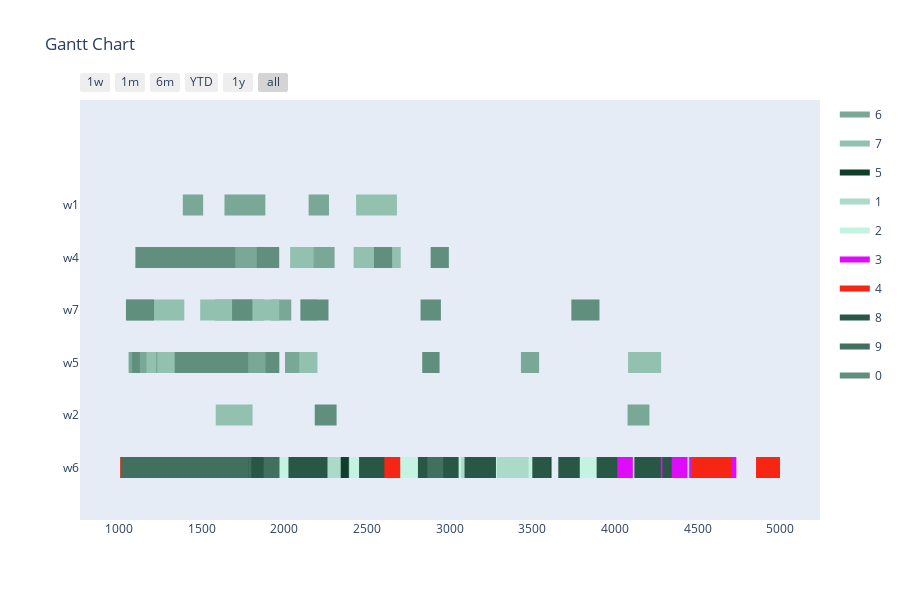

Here is the notebook cell this chart was saved with:
### Markdown cell above
Config 1 - Test with One Point Crossover

### Code cell
optimizer = BaseGA(env)
optimizer.set_minimize()
# optional (in this case, all options given are the default option, if the configuration step is skipped)
optimizer.configure('tardiness', 'onepointcrossover', 'roulettewheel', 'randomize')
# choose an input generator (optional) -> decides how the data gets converted into the optimizer format
# optimizer.set_input_generator('SameLengthAlternativesGenerator')
# all parameters after offspring_amount are optional (in this case -> verbose=True)
result, best_fitness_history, average_fitness_history, best_generation_history, feasible_gen = optimizer.optimize(orders, max_generations, earliest_time_slot, last_time_slot, population_size, offspring_amount, verbose=True)
workstation_assignments = reformat_result(result, orders, env)
visualize(workstation_assignments, best_fitness_history, average_fitness_history, best_generation_history, feasible_gen)

### Figure 1 — Plotly figure (JSON) as saved in the notebook; plotly's stock layout.template omitted (floating-point values rounded to 4 significant figures; data arrays with more than 128 entries replaced by an {"elided": "..."} marker saying what was removed)
{"data": [{"fill": "toself", "fillcolor": "rgb(122, 168, 151)", "hoverinfo": "name", "legendgroup": "rgb(122, 168, 151)", "mode": "none", "name": "6", "type": "scatter", "x": [2148, 2271, 2271, 2148, 2148, 1639, 1886, 1886, 1639, 1639, 1387, 1510, 1510, 1387, 1387, 1623, 1733, 1733, 1623, 1623, 789, 919, 919, 789, 789, 1780, 1910, 1910, 1780, 1780, 1724, 1834, 1834, 1724, 1724, 2175, 2305, 2305, 2175, 2175, 1756, 1879, 1879, 1756, 1756, 378, 528, 528, 378, 378, 1582, 1752, 1752, 1582, 1582, 310, 480, 480, 310, 310, 1920, 2043, 2043, 1920, 1920, 3432, 3542, 3542, 3432, 3432, 949, 1059, 1059, 949, 949, 473, 578, 578, 473, 473, 2005, 2125, 2125, 2005, 2005, 4077, 4209, 4209, 4077], "y": [4.8, 4.8, 5.2, 5.2, null, 4.8, 4.8, 5.2, 5.2, null, 4.8, 4.8, 5.2, 5.2, null, 3.8, 3.8, 4.2, 4.2, null, 3.8, 3.8, 4.2, 4.2, null, 3.8, 3.8, 4.2, 4.2, null, 3.8, 3.8, 4.2, 4.2, null, 3.8, 3.8, 4.2, 4.2, null, 2.8, 2.8, 3.2, 3.2, null, 2.8, 2.8, 3.2, 3.2, null, 2.8, 2.8, 3.2, 3.2, null, 2.8, 2.8, 3.2, 3.2, null, 2.8, 2.8, 3.2, 3.2, null, 1.8, 1.8, 2.2, 2.2, null, 1.8, 1.8, 2.2, 2.2, null, 1.8, 1.8, 2.2, 2.2, null, 1.8, 1.8, 2.2, 2.2, null, 0.8, 0.8, 1.2, 1.2]}, {"fill": "toself", "fillcolor": "rgb(147, 193, 176)", "hoverinfo": "name", "legendgroup": "rgb(147, 193, 176)", "mode": "none", "name": "7", "type": "scatter", "x": [431, 678, 678, 431, 431, 2435, 2682, 2682, 2435, 2435, 633, 756, 756, 633, 633, 2036, 2176, 2176, 2036, 2036, 387, 497, 497, 387, 387, 758, 878, 878, 758, 758, 569, 679, 679, 569, 569, 2595, 2705, 2705, 2595, 2595, 2420, 2550, 2550, 2420, 2420, 2103, 2199, 2199, 2103, 2103, 876, 1046, 1046, 876, 876, 1396, 1492, 1492, 1396, 1396, 1259, 1459, 1459, 1259, 1259, 1167, 1367, 1367, 1167, 1167, 1663, 1768, 1768, 1663, 1663, 2091, 2201, 2201, 2091, 2091, 4080, 4280, 4280, 4080, 4080, 1586, 1809, 1809, 1586], "y": [4.8, 4.8, 5.2, 5.2, null, 4.8, 4.8, 5.2, 5.2, null, 4.8, 4.8, 5.2, 5.2, null, 3.8, 3.8, 4.2, 4.2, null, 3.8, 3.8, 4.2, 4.2, null, 3.8, 3.8, 4.2, 4.2, null, 3.8, 3.8, 4.2, 4.2, null, 3.8, 3.8, 4.2, 4.2, null, 3.8, 3.8, 4.2, 4.2, null, 2.8, 2.8, 3.2, 3.2, null, 2.8, 2.8, 3.2, 3.2, null, 2.8, 2.8, 3.2, 3.2, null, 1.8, 1.8, 2.2, 2.2, null, 1.8, 1.8, 2.2, 2.2, null, 1.8, 1.8, 2.2, 2.2, null, 1.8, 1.8, 2.2, 2.2, null, 1.8, 1.8, 2.2, 2.2, null, 0.8, 0.8, 1.2, 1.2]}, {"fill": "toself", "fillcolor": "rgb(16, 62, 45)", "hoverinfo": "name", "legendgroup": "rgb(16, 62, 45)", "mode": "none", "name": "5", "type": "scatter", "x": [1899, 2022, 2022, 1899, 1899, 529, 626, 626, 529, 529, 1713, 1800, 1800, 1713, 1713, 1243, 1368, 1368, 1243, 1243, 889, 1009, 1009, 889, 889, 2021, 2171, 2171, 2021, 2021, 1617, 1747, 1747, 1617, 1617, 1684, 1874, 1874, 1684, 1684, 2246, 2302, 2302, 2246, 2246, 868, 1053, 1053, 868, 868, 2529, 2689, 2689, 2529, 2529, 1111, 1167, 1167, 1111, 1111, 1938, 2068, 2068, 1938, 1938, 1825, 1945, 1945, 1825, 1825, 1610, 1770, 1770, 1610, 1610, 1128, 1313, 1313, 1128, 1128, 1477, 1573, 1573, 1477, 1477, 3999, 4055, 4055, 3999, 3999, 2294, 2444, 2444, 2294, 2294, 2242, 2392, 2392, 2242, 2242, 3432, 3617, 3617, 3432, 3432, 721, 841, 841, 721, 721, 1178, 1308, 1308, 1178], "y": [-0.2, -0.2, 0.2, 0.2, null, -0.2, -0.2, 0.2, 0.2, null, -0.2, -0.2, 0.2, 0.2, null, -0.2, -0.2, 0.2, 0.2, null, -0.2, -0.2, 0.2, 0.2, null, -0.2, -0.2, 0.2, 0.2, null, -0.2, -0.2, 0.2, 0.2, null, -0.2, -0.2, 0.2, 0.2, null, -0.2, -0.2, 0.2, 0.2, null, -0.2, -0.2, 0.2, 0.2, null, -0.2, -0.2, 0.2, 0.2, null, -0.2, -0.2, 0.2, 0.2, null, -0.2, -0.2, 0.2, 0.2, null, -0.2, -0.2, 0.2, 0.2, null, -0.2, -0.2, 0.2, 0.2, null, -0.2, -0.2, 0.2, 0.2, null, -0.2, -0.2, 0.2, 0.2, null, -0.2, -0.2, 0.2, 0.2, null, -0.2, -0.2, 0.2, 0.2, null, -0.2, -0.2, 0.2, 0.2, null, -0.2, -0.2, 0.2, 0.2, null, -0.2, -0.2, 0.2, 0.2, null, -0.2, -0.2, 0.2, 0.2]}, {"fill": "toself", "fillcolor": "rgb(172, 218, 201)", "hoverinfo": "name", "legendgroup": "rgb(172, 218, 201)", "mode": "none", "name": "1", "type": "scatter", "x": [1496, 1626, 1626, 1496, 1496, 2391, 2506, 2506, 2391, 2391, 613, 823, 823, 613, 613, 2871, 3111, 3111, 2871, 2871, 827, 1007, 1007, 827, 827, 1282, 1402, 1402, 1282, 1282, 214, 306, 306, 214, 214, 2631, 2785, 2785, 2631, 2631, 4361, 4491, 4491, 4361, 4361, 3242, 3372, 3372, 3242, 3242, 3340, 3550, 3550, 3340, 3340, 2219, 2342, 2342, 2219, 2219, 2423, 2523, 2523, 2423, 2423, 225, 370, 370, 225, 225, 4316, 4496, 4496, 4316, 4316, 2009, 2219, 2219, 2009, 2009, 3027, 3147, 3147, 3027, 3027, 2053, 2158, 2158, 2053, 2053, 3265, 3357, 3357, 3265, 3265, 1465, 1553, 1553, 1465, 1465, 900, 1054, 1054, 900, 900, 2099, 2212, 2212, 2099, 2099, 930, 1022, 1022, 930], "y": [-0.2, -0.2, 0.2, 0.2, null, -0.2, -0.2, 0.2, 0.2, null, -0.2, -0.2, 0.2, 0.2, null, -0.2, -0.2, 0.2, 0.2, null, -0.2, -0.2, 0.2, 0.2, null, -0.2, -0.2, 0.2, 0.2, null, -0.2, -0.2, 0.2, 0.2, null, -0.2, -0.2, 0.2, 0.2, null, -0.2, -0.2, 0.2, 0.2, null, -0.2, -0.2, 0.2, 0.2, null, -0.2, -0.2, 0.2, 0.2, null, -0.2, -0.2, 0.2, 0.2, null, -0.2, -0.2, 0.2, 0.2, null, -0.2, -0.2, 0.2, 0.2, null, -0.2, -0.2, 0.2, 0.2, null, -0.2, -0.2, 0.2, 0.2, null, -0.2, -0.2, 0.2, 0.2, null, -0.2, -0.2, 0.2, 0.2, null, -0.2, -0.2, 0.2, 0.2, null, -0.2, -0.2, 0.2, 0.2, null, -0.2, -0.2, 0.2, 0.2, null, -0.2, -0.2, 0.2, 0.2, null, -0.2, -0.2, 0.2, 0.2]}, {"fill": "toself", "fillcolor": "rgb(197, 243, 226)", "hoverinfo": "name", "legendgroup": "rgb(197, 243, 226)", "mode": "none", "name": "2", "type": "scatter", "x": [1571, 1691, 1691, 1571, 1571, 1692, 1812, 1812, 1692, 1692, 1956, 2086, 2086, 1956, 1956, 3715, 3905, 3905, 3715, 3715, 3097, 3287, 3287, 3097, 3097, 2719, 2904, 2904, 2719, 2719, 2933, 3056, 3056, 2933, 2933, 2397, 2527, 2527, 2397, 2397, 1872, 1968, 1968, 1872, 1872, 4067, 4187, 4187, 4067, 4067, 2947, 3070, 3070, 2947, 2947, 2641, 2703, 2703, 2641, 2641, 4053, 4140, 4140, 4053, 4053, 408, 505, 505, 408, 408, 1983, 2108, 2108, 1983, 1983, 925, 987, 987, 925, 925, 1425, 1585, 1585, 1425, 1425, 1363, 1419, 1419, 1363, 1363, 1501, 1621, 1621, 1501, 1501, 3478, 3578, 3578, 3478, 3478, 840, 950, 950, 840, 840, 1045, 1132, 1132, 1045, 1045, 2672, 2787, 2787, 2672], "y": [-0.2, -0.2, 0.2, 0.2, null, -0.2, -0.2, 0.2, 0.2, null, -0.2, -0.2, 0.2, 0.2, null, -0.2, -0.2, 0.2, 0.2, null, -0.2, -0.2, 0.2, 0.2, null, -0.2, -0.2, 0.2, 0.2, null, -0.2, -0.2, 0.2, 0.2, null, -0.2, -0.2, 0.2, 0.2, null, -0.2, -0.2, 0.2, 0.2, null, -0.2, -0.2, 0.2, 0.2, null, -0.2, -0.2, 0.2, 0.2, null, -0.2, -0.2, 0.2, 0.2, null, -0.2, -0.2, 0.2, 0.2, null, -0.2, -0.2, 0.2, 0.2, null, -0.2, -0.2, 0.2, 0.2, null, -0.2, -0.2, 0.2, 0.2, null, -0.2, -0.2, 0.2, 0.2, null, -0.2, -0.2, 0.2, 0.2, null, -0.2, -0.2, 0.2, 0.2, null, -0.2, -0.2, 0.2, 0.2, null, -0.2, -0.2, 0.2, 0.2, null, -0.2, -0.2, 0.2, 0.2, null, -0.2, -0.2, 0.2, 0.2]}, {"fill": "toself", "fillcolor": "rgb(222, 12, 251)", "hoverinfo": "name", "legendgroup": "rgb(222, 12, 251)", "mode": "none", "name": "3", "type": "scatter", "x": [377, 464, 464, 377, 377, 300, 420, 420, 300, 300, 558, 681, 681, 558, 558, 4450, 4570, 4570, 4450, 4450, 1242, 1362, 1362, 1242, 1242, 4319, 4439, 4439, 4319, 4319, 4638, 4735, 4735, 4638, 4638, 565, 695, 695, 565, 565, 239, 389, 389, 239, 239, 512, 609, 609, 512, 512, 4495, 4591, 4591, 4495, 4495, 1258, 1314, 1314, 1258, 1258, 2039, 2159, 2159, 2039, 2039, 259, 379, 379, 259, 259, 1083, 1208, 1208, 1083, 1083, 1049, 1179, 1179, 1049, 1049, 3984, 4109, 4109, 3984, 3984, 939, 1099, 1099, 939, 939, 342, 532, 532, 342, 342, 1248, 1438, 1438, 1248, 1248, 430, 620, 620, 430, 430, 948, 1138, 1138, 948, 948, 4249, 4369, 4369, 4249], "y": [-0.2, -0.2, 0.2, 0.2, null, -0.2, -0.2, 0.2, 0.2, null, -0.2, -0.2, 0.2, 0.2, null, -0.2, -0.2, 0.2, 0.2, null, -0.2, -0.2, 0.2, 0.2, null, -0.2, -0.2, 0.2, 0.2, null, -0.2, -0.2, 0.2, 0.2, null, -0.2, -0.2, 0.2, 0.2, null, -0.2, -0.2, 0.2, 0.2, null, -0.2, -0.2, 0.2, 0.2, null, -0.2, -0.2, 0.2, 0.2, null, -0.2, -0.2, 0.2, 0.2, null, -0.2, -0.2, 0.2, 0.2, null, -0.2, -0.2, 0.2, 0.2, null, -0.2, -0.2, 0.2, 0.2, null, -0.2, -0.2, 0.2, 0.2, null, -0.2, -0.2, 0.2, 0.2, null, -0.2, -0.2, 0.2, 0.2, null, -0.2, -0.2, 0.2, 0.2, null, -0.2, -0.2, 0.2, 0.2, null, -0.2, -0.2, 0.2, 0.2, null, -0.2, -0.2, 0.2, 0.2, null, -0.2, -0.2, 0.2, 0.2]}, {"fill": "toself", "fillcolor": "rgb(247, 37, 20)", "hoverinfo": "name", "legendgroup": "rgb(247, 37, 20)", "mode": "none", "name": "4", "type": "scatter", "x": {"elided": "134 int values"}, "y": {"elided": "134 float values"}}, {"fill": "toself", "fillcolor": "rgb(41, 87, 70)", "hoverinfo": "name", "legendgroup": "rgb(41, 87, 70)", "mode": "none", "name": "8", "type": "scatter", "x": [3890, 4015, 4015, 3890, 3890, 3923, 3985, 3985, 3923, 3923, 2453, 2606, 2606, 2453, 2453, 469, 659, 659, 469, 469, 4118, 4278, 4278, 4118, 4118, 1463, 1583, 1583, 1463, 1463, 3133, 3230, 3230, 3133, 3133, 2072, 2262, 2262, 2072, 2072, 2958, 3055, 3055, 2958, 2958, 1720, 1835, 1835, 1720, 1720, 3658, 3788, 3788, 3658, 3658, 4288, 4344, 4344, 4288, 4288, 3094, 3156, 3156, 3094, 3094, 1854, 1910, 1910, 1854, 1854, 1628, 1818, 1818, 1628, 1628, 2026, 2082, 2082, 2026, 2026, 1449, 1574, 1574, 1449, 1449, 1483, 1636, 1636, 1483, 1483, 804, 989, 989, 804, 804, 3091, 3281, 3281, 3091, 3091, 2809, 2924, 2924, 2809, 2809, 1823, 1943, 1943, 1823, 1823, 3501, 3611, 3611, 3501], "y": [-0.2, -0.2, 0.2, 0.2, null, -0.2, -0.2, 0.2, 0.2, null, -0.2, -0.2, 0.2, 0.2, null, -0.2, -0.2, 0.2, 0.2, null, -0.2, -0.2, 0.2, 0.2, null, -0.2, -0.2, 0.2, 0.2, null, -0.2, -0.2, 0.2, 0.2, null, -0.2, -0.2, 0.2, 0.2, null, -0.2, -0.2, 0.2, 0.2, null, -0.2, -0.2, 0.2, 0.2, null, -0.2, -0.2, 0.2, 0.2, null, -0.2, -0.2, 0.2, 0.2, null, -0.2, -0.2, 0.2, 0.2, null, -0.2, -0.2, 0.2, 0.2, null, -0.2, -0.2, 0.2, 0.2, null, -0.2, -0.2, 0.2, 0.2, null, -0.2, -0.2, 0.2, 0.2, null, -0.2, -0.2, 0.2, 0.2, null, -0.2, -0.2, 0.2, 0.2, null, -0.2, -0.2, 0.2, 0.2, null, -0.2, -0.2, 0.2, 0.2, null, -0.2, -0.2, 0.2, 0.2, null, -0.2, -0.2, 0.2, 0.2]}, {"fill": "toself", "fillcolor": "rgb(66, 112, 95)", "hoverinfo": "name", "legendgroup": "rgb(66, 112, 95)", "mode": "none", "name": "9", "type": "scatter", "x": [787, 1012, 1012, 787, 787, 762, 1012, 1012, 762, 762, 1801, 1937, 1937, 1801, 1801, 2866, 2962, 2962, 2866, 2866, 568, 741, 741, 568, 568, 694, 849, 849, 694, 694, 1781, 1926, 1926, 1781, 1781, 1712, 1876, 1876, 1712, 1712, 1630, 1706, 1706, 1630, 1630, 407, 572, 572, 407, 407, 989, 1085, 1085, 989, 989, 201, 346, 346, 201, 201, 538, 603, 603, 538, 538, 1342, 1487, 1487, 1342, 1342, 1610, 1783, 1783, 1610], "y": [-0.2, -0.2, 0.2, 0.2, null, -0.2, -0.2, 0.2, 0.2, null, -0.2, -0.2, 0.2, 0.2, null, -0.2, -0.2, 0.2, 0.2, null, -0.2, -0.2, 0.2, 0.2, null, -0.2, -0.2, 0.2, 0.2, null, -0.2, -0.2, 0.2, 0.2, null, -0.2, -0.2, 0.2, 0.2, null, -0.2, -0.2, 0.2, 0.2, null, -0.2, -0.2, 0.2, 0.2, null, -0.2, -0.2, 0.2, 0.2, null, -0.2, -0.2, 0.2, 0.2, null, -0.2, -0.2, 0.2, 0.2, null, -0.2, -0.2, 0.2, 0.2, null, -0.2, -0.2, 0.2, 0.2]}, {"fill": "toself", "fillcolor": "rgb(97, 143, 126)", "hoverinfo": "name", "legendgroup": "rgb(97, 143, 126)", "mode": "none", "name": "0", "type": "scatter", "x": [451, 698, 698, 451, 451, 2886, 2996, 2996, 2886, 2886, 970, 1100, 1100, 970, 970, 1704, 1834, 1834, 1704, 1704, 392, 502, 502, 392, 392, 2543, 2653, 2653, 2543, 2543, 1685, 1808, 1808, 1685, 1685, 2098, 2268, 2268, 2098, 2098, 3737, 3907, 3907, 3737, 3737, 2825, 2948, 2948, 2825, 2825, 1043, 1213, 1213, 1043, 1043, 1127, 1232, 1232, 1127, 1127, 1782, 1887, 1887, 1782, 1782, 1228, 1338, 1338, 1228, 1228, 2835, 2940, 2940, 2835, 2835, 960, 1080, 1080, 960, 960, 2185, 2317, 2317, 2185, 2185, 402, 534, 534, 402], "y": [4.8, 4.8, 5.2, 5.2, null, 3.8, 3.8, 4.2, 4.2, null, 3.8, 3.8, 4.2, 4.2, null, 3.8, 3.8, 4.2, 4.2, null, 3.8, 3.8, 4.2, 4.2, null, 3.8, 3.8, 4.2, 4.2, null, 2.8, 2.8, 3.2, 3.2, null, 2.8, 2.8, 3.2, 3.2, null, 2.8, 2.8, 3.2, 3.2, null, 2.8, 2.8, 3.2, 3.2, null, 2.8, 2.8, 3.2, 3.2, null, 1.8, 1.8, 2.2, 2.2, null, 1.8, 1.8, 2.2, 2.2, null, 1.8, 1.8, 2.2, 2.2, null, 1.8, 1.8, 2.2, 2.2, null, 1.8, 1.8, 2.2, 2.2, null, 0.8, 0.8, 1.2, 1.2, null, 0.8, 0.8, 1.2, 1.2]}, {"legendgroup": "rgb(122, 168, 151)", "marker": {"color": "rgb(122, 168, 151)", "opacity": 0, "size": 1}, "mode": "markers", "name": "", "showlegend": false, "text": [null, null, null, null, null, null, null, null, null, null, null, null, null, null, null, null, null, null, null, null, null, null, null, null, null, null, null, null, null, null, null, null, null, null, null, null], "type": "scatter", "x": [2148, 2271, 1639, 1886, 1387, 1510, 1623, 1733, 789, 919, 1780, 1910, 1724, 1834, 2175, 2305, 1756, 1879, 378, 528, 1582, 1752, 310, 480, 1920, 2043, 3432, 3542, 949, 1059, 473, 578, 2005, 2125, 4077, 4209], "y": [5, 5, 5, 5, 5, 5, 4, 4, 4, 4, 4, 4, 4, 4, 4, 4, 3, 3, 3, 3, 3, 3, 3, 3, 3, 3, 2, 2, 2, 2, 2, 2, 2, 2, 1, 1]}, {"legendgroup": "rgb(147, 193, 176)", "marker": {"color": "rgb(147, 193, 176)", "opacity": 0, "size": 1}, "mode": "markers", "name": "", "showlegend": false, "text": [null, null, null, null, null, null, null, null, null, null, null, null, null, null, null, null, null, null, null, null, null, null, null, null, null, null, null, null, null, null, null, null, null, null, null, null], "type": "scatter", "x": [431, 678, 2435, 2682, 633, 756, 2036, 2176, 387, 497, 758, 878, 569, 679, 2595, 2705, 2420, 2550, 2103, 2199, 876, 1046, 1396, 1492, 1259, 1459, 1167, 1367, 1663, 1768, 2091, 2201, 4080, 4280, 1586, 1809], "y": [5, 5, 5, 5, 5, 5, 4, 4, 4, 4, 4, 4, 4, 4, 4, 4, 4, 4, 3, 3, 3, 3, 3, 3, 2, 2, 2, 2, 2, 2, 2, 2, 2, 2, 1, 1]}, {"legendgroup": "rgb(16, 62, 45)", "marker": {"color": "rgb(16, 62, 45)", "opacity": 0, "size": 1}, "mode": "markers", "name": "", "showlegend": false, "text": [null, null, null, null, null, null, null, null, null, null, null, null, null, null, null, null, null, null, null, null, null, null, null, null, null, null, null, null, null, null, null, null, null, null, null, null, null, null, null, null, null, null, null, null, null, null], "type": "scatter", "x": [1899, 2022, 529, 626, 1713, 1800, 1243, 1368, 889, 1009, 2021, 2171, 1617, 1747, 1684, 1874, 2246, 2302, 868, 1053, 2529, 2689, 1111, 1167, 1938, 2068, 1825, 1945, 1610, 1770, 1128, 1313, 1477, 1573, 3999, 4055, 2294, 2444, 2242, 2392, 3432, 3617, 721, 841, 1178, 1308], "y": [0, 0, 0, 0, 0, 0, 0, 0, 0, 0, 0, 0, 0, 0, 0, 0, 0, 0, 0, 0, 0, 0, 0, 0, 0, 0, 0, 0, 0, 0, 0, 0, 0, 0, 0, 0, 0, 0, 0, 0, 0, 0, 0, 0, 0, 0]}, {"legendgroup": "rgb(172, 218, 201)", "marker": {"color": "rgb(172, 218, 201)", "opacity": 0, "size": 1}, "mode": "markers", "name": "", "showlegend": false, "text": [null, null, null, null, null, null, null, null, null, null, null, null, null, null, null, null, null, null, null, null, null, null, null, null, null, null, null, null, null, null, null, null, null, null, null, null, null, null, null, null, null, null, null, null, null, null], "type": "scatter", "x": [1496, 1626, 2391, 2506, 613, 823, 2871, 3111, 827, 1007, 1282, 1402, 214, 306, 2631, 2785, 4361, 4491, 3242, 3372, 3340, 3550, 2219, 2342, 2423, 2523, 225, 370, 4316, 4496, 2009, 2219, 3027, 3147, 2053, 2158, 3265, 3357, 1465, 1553, 900, 1054, 2099, 2212, 930, 1022], "y": [0, 0, 0, 0, 0, 0, 0, 0, 0, 0, 0, 0, 0, 0, 0, 0, 0, 0, 0, 0, 0, 0, 0, 0, 0, 0, 0, 0, 0, 0, 0, 0, 0, 0, 0, 0, 0, 0, 0, 0, 0, 0, 0, 0, 0, 0]}, {"legendgroup": "rgb(197, 243, 226)", "marker": {"color": "rgb(197, 243, 226)", "opacity": 0, "size": 1}, "mode": "markers", "name": "", "showlegend": false, "text": [null, null, null, null, null, null, null, null, null, null, null, null, null, null, null, null, null, null, null, null, null, null, null, null, null, null, null, null, null, null, null, null, null, null, null, null, null, null, null, null, null, null, null, null, null, null], "type": "scatter", "x": [1571, 1691, 1692, 1812, 1956, 2086, 3715, 3905, 3097, 3287, 2719, 2904, 2933, 3056, 2397, 2527, 1872, 1968, 4067, 4187, 2947, 3070, 2641, 2703, 4053, 4140, 408, 505, 1983, 2108, 925, 987, 1425, 1585, 1363, 1419, 1501, 1621, 3478, 3578, 840, 950, 1045, 1132, 2672, 2787], "y": [0, 0, 0, 0, 0, 0, 0, 0, 0, 0, 0, 0, 0, 0, 0, 0, 0, 0, 0, 0, 0, 0, 0, 0, 0, 0, 0, 0, 0, 0, 0, 0, 0, 0, 0, 0, 0, 0, 0, 0, 0, 0, 0, 0, 0, 0]}, {"legendgroup": "rgb(222, 12, 251)", "marker": {"color": "rgb(222, 12, 251)", "opacity": 0, "size": 1}, "mode": "markers", "name": "", "showlegend": false, "text": [null, null, null, null, null, null, null, null, null, null, null, null, null, null, null, null, null, null, null, null, null, null, null, null, null, null, null, null, null, null, null, null, null, null, null, null, null, null, null, null, null, null, null, null, null, null], "type": "scatter", "x": [377, 464, 300, 420, 558, 681, 4450, 4570, 1242, 1362, 4319, 4439, 4638, 4735, 565, 695, 239, 389, 512, 609, 4495, 4591, 1258, 1314, 2039, 2159, 259, 379, 1083, 1208, 1049, 1179, 3984, 4109, 939, 1099, 342, 532, 1248, 1438, 430, 620, 948, 1138, 4249, 4369], "y": [0, 0, 0, 0, 0, 0, 0, 0, 0, 0, 0, 0, 0, 0, 0, 0, 0, 0, 0, 0, 0, 0, 0, 0, 0, 0, 0, 0, 0, 0, 0, 0, 0, 0, 0, 0, 0, 0, 0, 0, 0, 0, 0, 0, 0, 0]}, {"legendgroup": "rgb(247, 37, 20)", "marker": {"color": "rgb(247, 37, 20)", "opacity": 0, "size": 1}, "mode": "markers", "name": "", "showlegend": false, "text": [null, null, null, null, null, null, null, null, null, null, null, null, null, null, null, null, null, null, null, null, null, null, null, null, null, null, null, null, null, null, null, null, null, null, null, null, null, null, null, null, null, null, null, null, null, null, null, null, null, null, null, null, null, null], "type": "scatter", "x": [870, 1015, 1370, 1515, 1324, 1492, 1280, 1400, 1283, 1388, 650, 750, 4467, 4567, 2592, 2702, 2852, 3007, 1675, 1785, 1370, 1465, 781, 959, 532, 697, 565, 690, 742, 830, 4854, 4999, 720, 930, 1372, 1532, 1008, 1186, 1490, 1577, 879, 1057, 4552, 4647, 213, 343, 4596, 4706, 953, 1077, 281, 386, 857, 987], "y": [0, 0, 0, 0, 0, 0, 0, 0, 0, 0, 0, 0, 0, 0, 0, 0, 0, 0, 0, 0, 0, 0, 0, 0, 0, 0, 0, 0, 0, 0, 0, 0, 0, 0, 0, 0, 0, 0, 0, 0, 0, 0, 0, 0, 0, 0, 0, 0, 0, 0, 0, 0, 0, 0]}, {"legendgroup": "rgb(41, 87, 70)", "marker": {"color": "rgb(41, 87, 70)", "opacity": 0, "size": 1}, "mode": "markers", "name": "", "showlegend": false, "text": [null, null, null, null, null, null, null, null, null, null, null, null, null, null, null, null, null, null, null, null, null, null, null, null, null, null, null, null, null, null, null, null, null, null, null, null, null, null, null, null, null, null, null, null, null, null], "type": "scatter", "x": [3890, 4015, 3923, 3985, 2453, 2606, 469, 659, 4118, 4278, 1463, 1583, 3133, 3230, 2072, 2262, 2958, 3055, 1720, 1835, 3658, 3788, 4288, 4344, 3094, 3156, 1854, 1910, 1628, 1818, 2026, 2082, 1449, 1574, 1483, 1636, 804, 989, 3091, 3281, 2809, 2924, 1823, 1943, 3501, 3611], "y": [0, 0, 0, 0, 0, 0, 0, 0, 0, 0, 0, 0, 0, 0, 0, 0, 0, 0, 0, 0, 0, 0, 0, 0, 0, 0, 0, 0, 0, 0, 0, 0, 0, 0, 0, 0, 0, 0, 0, 0, 0, 0, 0, 0, 0, 0]}, {"legendgroup": "rgb(66, 112, 95)", "marker": {"color": "rgb(66, 112, 95)", "opacity": 0, "size": 1}, "mode": "markers", "name": "", "showlegend": false, "text": [null, null, null, null, null, null, null, null, null, null, null, null, null, null, null, null, null, null, null, null, null, null, null, null, null, null, null, null, null, null], "type": "scatter", "x": [787, 1012, 762, 1012, 1801, 1937, 2866, 2962, 568, 741, 694, 849, 1781, 1926, 1712, 1876, 1630, 1706, 407, 572, 989, 1085, 201, 346, 538, 603, 1342, 1487, 1610, 1783], "y": [0, 0, 0, 0, 0, 0, 0, 0, 0, 0, 0, 0, 0, 0, 0, 0, 0, 0, 0, 0, 0, 0, 0, 0, 0, 0, 0, 0, 0, 0]}, {"legendgroup": "rgb(97, 143, 126)", "marker": {"color": "rgb(97, 143, 126)", "opacity": 0, "size": 1}, "mode": "markers", "name": "", "showlegend": false, "text": [null, null, null, null, null, null, null, null, null, null, null, null, null, null, null, null, null, null, null, null, null, null, null, null, null, null, null, null, null, null, null, null, null, null, null, null], "type": "scatter", "x": [451, 698, 2886, 2996, 970, 1100, 1704, 1834, 392, 502, 2543, 2653, 1685, 1808, 2098, 2268, 3737, 3907, 2825, 2948, 1043, 1213, 1127, 1232, 1782, 1887, 1228, 1338, 2835, 2940, 960, 1080, 2185, 2317, 402, 534], "y": [5, 5, 4, 4, 4, 4, 4, 4, 4, 4, 4, 4, 3, 3, 3, 3, 3, 3, 3, 3, 3, 3, 2, 2, 2, 2, 2, 2, 2, 2, 2, 2, 1, 1, 1, 1]}], "layout": {"height": 600, "hovermode": "closest", "showlegend": true, "title": {"text": "Gantt Chart"}, "xaxis": {"rangeselector": {"buttons": [{"count": 7, "label": "1w", "step": "day", "stepmode": "backward"}, {"count": 1, "label": "1m", "step": "month", "stepmode": "backward"}, {"count": 6, "label": "6m", "step": "month", "stepmode": "backward"}, {"count": 1, "label": "YTD", "step": "year", "stepmode": "todate"}, {"count": 1, "label": "1y", "step": "year", "stepmode": "backward"}, {"step": "all"}]}, "showgrid": false, "type": "date", "zeroline": false}, "yaxis": {"autorange": false, "range": [-1, 7], "showgrid": false, "ticktext": ["w6", "w2", "w5", "w7", "w4", "w1"], "tickvals": [0, 1, 2, 3, 4, 5], "zeroline": false}}}
